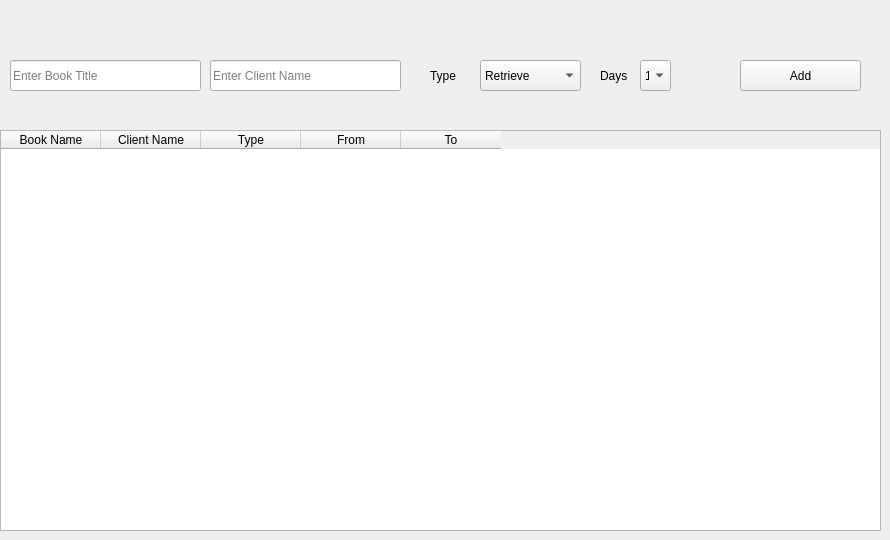
    <widget class="QWidget" name="tab_3">
     <attribute name="title">
      <string>Page</string>
     </attribute>
     <widget class="QTableWidget" name="tableWidget">
      <property name="geometry">
       <rect>
        <x>0</x>
        <y>130</y>
        <width>881</width>
        <height>401</height>
       </rect>
      </property>
      <property name="font">
       <font>
        <family>Segoe UI</family>
        <pointsize>9</pointsize>
       </font>
      </property>
      <column>
       <property name="text">
        <string>Book Name</string>
       </property>
      </column>
      <column>
       <property name="text">
        <string>Client Name</string>
       </property>
      </column>
      <column>
       <property name="text">
        <string>Type</string>
       </property>
      </column>
      <column>
       <property name="text">
        <string>From</string>
       </property>
      </column>
      <column>
       <property name="text">
        <string>To</string>
       </property>
      </column>
     </widget>
     <widget class="QPushButton" name="pushButton_6">
      <property name="geometry">
       <rect>
        <x>740</x>
        <y>60</y>
        <width>121</width>
        <height>31</height>
       </rect>
      </property>
      <property name="text">
       <string>Add</string>
      </property>
     </widget>
     <widget class="QLineEdit" name="lineEdit">
      <property name="geometry">
       <rect>
        <x>10</x>
        <y>60</y>
        <width>191</width>
        <height>31</height>
       </rect>
      </property>
      <property name="placeholderText">
       <string>Enter Book Title</string>
      </property>
     </widget>
     <widget class="QComboBox" name="comboBox">
      <property name="geometry">
       <rect>
        <x>480</x>
        <y>60</y>
        <width>101</width>
        <height>31</height>
       </rect>
      </property>
      <item>
       <property name="text">
        <string>Retrieve</string>
       </property>
      </item>
      <item>
       <property name="text">
        <string>Rent</string>
       </property>
      </item>
     </widget>
     <widget class="QComboBox" name="comboBox_2">
      <property name="geometry">
       <rect>
        <x>640</x>
        <y>60</y>
        <width>31</width>
        <height>31</height>
       </rect>
      </property>
      <item>
       <property name="text">
        <string>1</string>
       </property>
      </item>
      <item>
       <property name="text">
        <string>2</string>
       </property>
      </item>
      <item>
       <property name="text">
        <string>3</string>
       </property>
      </item>
      <item>
       <property name="text">
        <string>4</string>
       </property>
      </item>
      <item>
       <property name="text">
        <string>5</string>
       </property>
      </item>
      <item>
       <property name="text">
        <string>6</string>
       </property>
      </item>
      <item>
       <property name="text">
        <string>7</string>
       </property>
      </item>
      <item>
       <property name="text">
        <string>8</string>
       </property>
      </item>
      <item>
       <property name="text">
        <string>9</string>
       </property>
      </item>
      <item>
       <property name="text">
        <string>10</string>
       </property>
      </item>
     </widget>
     <widget class="QLabel" name="label">
      <property name="geometry">
       <rect>
        <x>430</x>
        <y>60</y>
        <width>41</width>
        <height>31</height>
       </rect>
      </property>
      <property name="text">
       <string>Type</string>
      </property>
     </widget>
     <widget class="QLabel" name="label_2">
      <property name="geometry">
       <rect>
        <x>600</x>
        <y>60</y>
        <width>41</width>
        <height>31</height>
       </rect>
      </property>
      <property name="text">
       <string>Days</string>
      </property>
     </widget>
     <widget class="QLineEdit" name="lineEdit_25">
      <property name="geometry">
       <rect>
        <x>210</x>
        <y>60</y>
        <width>191</width>
        <height>31</height>
       </rect>
      </property>
      <property name="placeholderText">
       <string>Enter Client Name</string>
      </property>
     </widget>
     <zorder>pushButton_6</zorder>
     <zorder>lineEdit</zorder>
     <zorder>comboBox</zorder>
     <zorder>comboBox_2</zorder>
     <zorder>label</zorder>
     <zorder>label_2</zorder>
     <zorder>tableWidget</zorder>
     <zorder>lineEdit_25</zorder>
    </widget>
